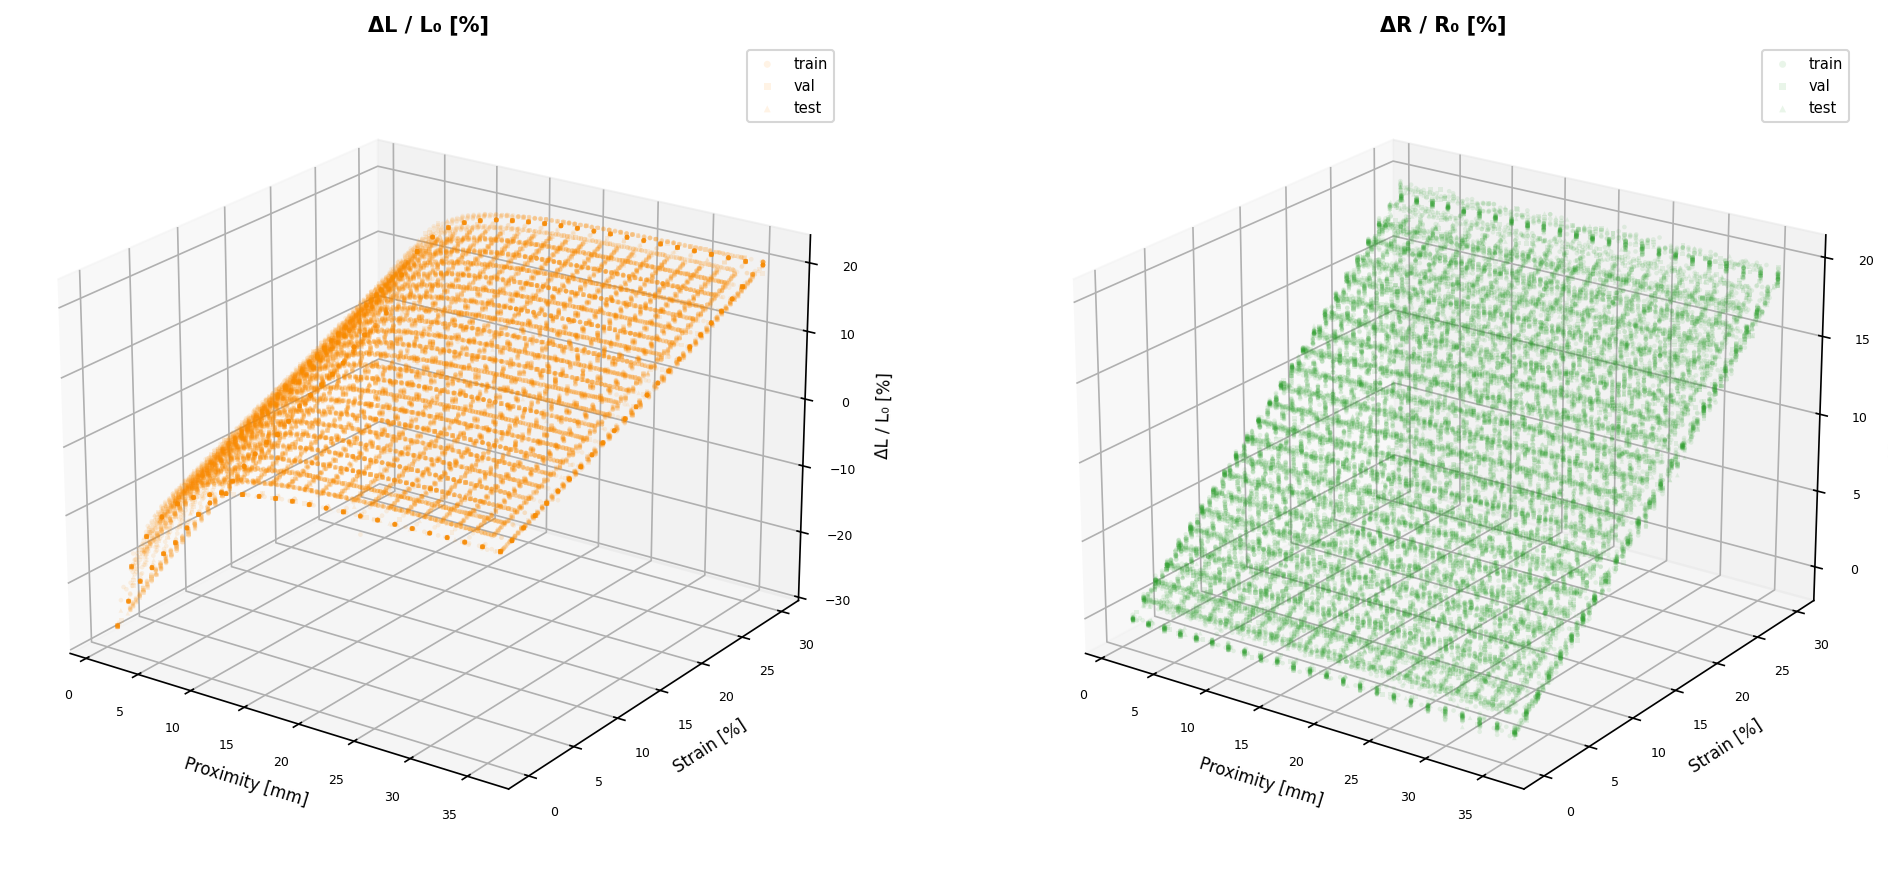

Write the Python code that produced this figure.
import pandas as pd
import matplotlib.pyplot as plt
from mpl_toolkits.mplot3d import Axes3D  # noqa: F401
from pathlib import Path

DIR = Path(__file__).parent
OUT = DIR  

COLOR_L = "#FF8C00"
COLOR_R = "#2CA02C"

train = pd.read_csv(OUT / "train.csv")
val   = pd.read_csv(OUT / "val.csv")
test  = pd.read_csv(OUT / "test.csv")

splits = [
    (train, "train", "o", 0.1, 5),
    (val,   "val",   "s", 0.1, 5),
    (test,  "test",  "^", 0.1, 5),
]

fig = plt.figure(figsize=(14, 6))

for plot_i, (zcol, zlabel, color) in enumerate([
    ("dL_pct", "ΔL / L₀ [%]", COLOR_L),
    ("dR_pct", "ΔR / R₀ [%]", COLOR_R),
]):
    ax = fig.add_subplot(1, 2, plot_i + 1, projection="3d")
    for split_df, name, marker, alpha, ms in splits:
        ax.scatter(
            split_df["d_act_mm"],
            split_df["eps_act_pct"],
            split_df[zcol],
            c=color, marker=marker, s=ms,
            alpha=alpha, label=name, edgecolors="none",
        )
    ax.set_xlabel("Proximity [mm]", fontsize=8, labelpad=2)
    ax.set_ylabel("Strain [%]",     fontsize=8, labelpad=2)
    ax.set_zlabel(zlabel,           fontsize=8, labelpad=2)
    ax.set_title(zlabel, fontsize=10, fontweight="bold")
    ax.tick_params(labelsize=6)
    ax.view_init(elev=22, azim=-55)
    ax.legend(fontsize=7, markerscale=1.5, loc="upper right")

plt.tight_layout()
fig.savefig(OUT / "scatter_3d.png", dpi=150, bbox_inches="tight")
plt.close(fig)
print("Saved → dataset/scatter_3d.png")
